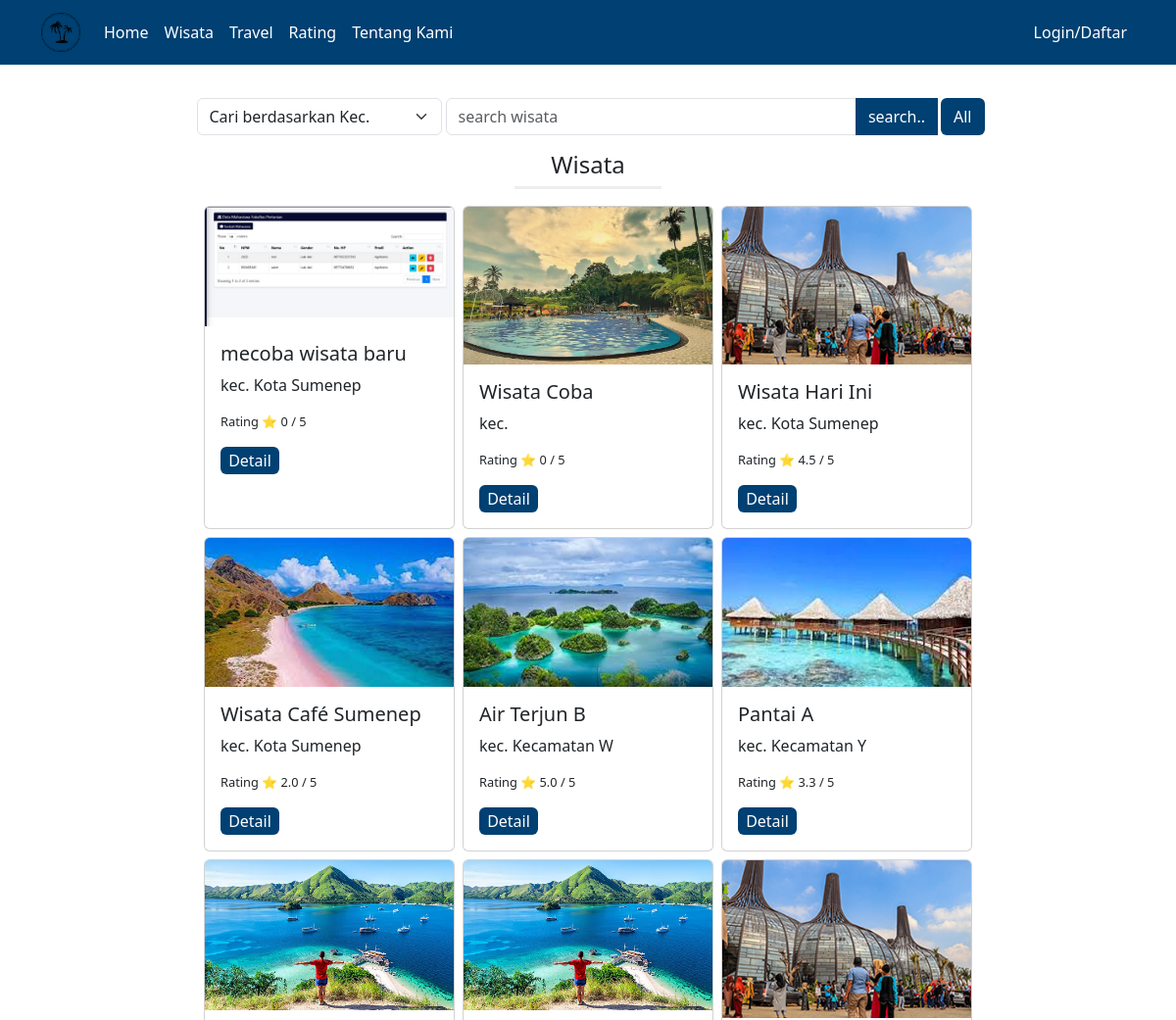
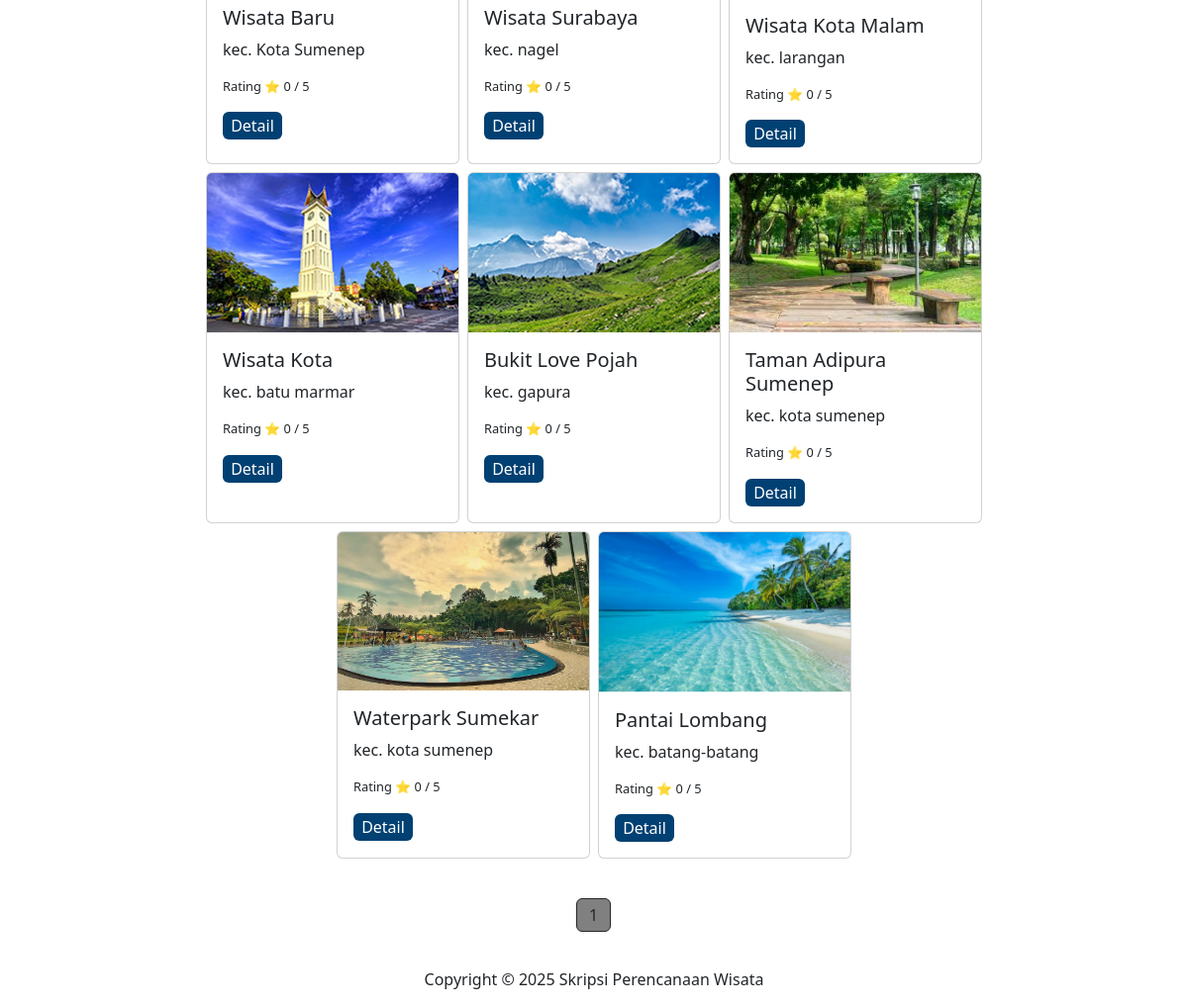
Page /index.php?page=wisata on the committed database (2 pictures, top to bottom).
### tables this page shows
CREATE TABLE `wisata` (
  `id` int(11) NOT NULL,
  `nama_wisata` varchar(255) DEFAULT NULL,
  `operasional` varchar(255) DEFAULT NULL,
  `harga_tiket` varchar(255) NOT NULL,
  `deskripsi` text DEFAULT NULL,
  `gambar` text DEFAULT NULL,
  `gambar1` text DEFAULT NULL,
  `gambar2` text DEFAULT NULL,
  `gambar3` text DEFAULT NULL,
  `gambar4` text DEFAULT NULL,
  `gambar5` text DEFAULT NULL,
  `gambar6` varchar(255) NOT NULL,
  `gambar7` varchar(255) NOT NULL,
  `gambar8` varchar(255) NOT NULL,
  `gambar9` varchar(255) NOT NULL,
  `kec` varchar(255) NOT NULL,
  `latlng` varchar(255) DEFAULT NULL,
  `kategori` varchar(255) NOT NULL,
  `status` varchar(255) NOT NULL,
  `created_at` timestamp NOT NULL DEFAULT current_timestamp(),
  `updated-at` timestamp NOT NULL DEFAULT current_timestamp()
);

### management_page/wisata.php (the view, shortened to what this page needs)
<?php
$data_per_halaman = 16;
$query_jumlah_data = mysqli_query($koneksi, "SELECT COUNT(*) AS total FROM wisata");
$row_jumlah_data = mysqli_fetch_assoc($query_jumlah_data);
$total_data = $row_jumlah_data['total'];
$total_halaman = ceil($total_data / $data_per_halaman);
$halaman_saat_ini = isset($_GET['halaman']) ? $_GET['halaman'] : 1;
$mulai_data = ($halaman_saat_ini - 1) * $data_per_halaman;
if (isset($_POST['cari'])) {
    $kec = $_POST['kec'];
    $wisata = $_POST['wisata'];
    $kec = mysqli_real_escape_string($koneksi, $kec);
    $wisata = mysqli_real_escape_string($koneksi, $wisata);
    $query_wisata = "SELECT wisata.id,nama_wisata,kec,wisata.gambar,  FORMAT(SUM(rating) / COUNT(komentar.id), 1) as rating FROM wisata LEFT JOIN komentar ON wisata.id=komentar.wisata_id WHERE 1=1 ";
    if (!empty($kec)) {
        $query_wisata .= "AND kec='$kec' ";
    }
    if (!empty($wisata)) {
        $query_wisata .= "AND nama_wisata LIKE '%$wisata%' ";
    }
    $query_wisata .= "GROUP BY wisata.id ORDER BY wisata.id DESC LIMIT $mulai_data, $data_per_halaman";
    $query_wisata = mysqli_query($koneksi, $query_wisata);
} else {
    $query_wisata = mysqli_query($koneksi, "SELECT wisata.id,nama_wisata,kec,wisata.gambar,  FORMAT(SUM(rating) / COUNT(komentar.id), 1) as rating  FROM wisata LEFT JOIN komentar ON wisata.id=komentar.wisata_id GROUP BY wisata.id ORDER BY id DESC LIMIT $mulai_data, $data_per_halaman");
}
?>
<form action="" method="post">
    <div class="search input-group mb-3">
        <div>
            <select class="form-select search-combo" name="kec" id="kec-pc" aria-label="Default select example">
                <option value="" selected>Cari berdasarkan Kec.</option>
            </select>
        </div>
        <div class="input-group cari">
            <input type="text" class="form-control" name="wisata" placeholder="search wisata" aria-label="search wisata"
                aria-describedby="basic-addon2">
            <button class="input-group-text btn text-white" style="background-color:#004072;" type="submit" name="cari">search..</button>
            <a href="index.php?page=wisata">
                <button class="btn text-white ms-1" style="background-color:#004072;">All</button>
            </a>
        </div>
    </div>
</form>
<center>
    <h2 id="h2">Wisata</h2>
</center>
<div class="kotak-wisata col-11">
    <?php
    while ($row = mysqli_fetch_assoc($query_wisata)) {
        ?>
        <div class="card">
            <img src="./assets/images/wisata/<?= $row['gambar']; ?>" class="card-img-top" alt="...">
            <div class="card-body">
                <h5 class="card-title"><?= $row['nama_wisata']; ?></h5>
                <p class="card-text" style="display:block;">kec. <?= $row['kec']; ?>
                <p style="font-size: 0.8em;" class="card-info">Rating ⭐ <?= $row['rating'] ?? 0 ?> / 5</p>
                <a style="display:block; padding: 1px; width:60px; margin-top:3px; background-color:#004072;" href="?page=detail&id=<?= $row['id']; ?>" class="btn text-white">Detail</a>
            </div>
        </div>
    <?php } ?>
</div>
<div id="kotak-pagination">
    <nav aria-label="Page navigation example"  style="display: flex; justify-content: center; margin-bottom:20px;">
        <ul class="pagination">
            <?php for ($i = 1; $i <= $total_halaman; $i++) { ?>
                <li class="page-item <?= ($i == $halaman_saat_ini) ? 'active' : '' ?>">
                    <a class="page-link" href="?page=wisata&halaman=<?= $i ?>"><?= $i ?></a>
                </li>
            <?php } ?>
        </ul>
    </nav>
</div>

### assets/css/style.css (style rules this page uses)
.search { width: 900px; margin: auto; margin-top: 90px; display: flex; justify-content: center; }
#kec-pc { width: 250px; margin-right: 5px; margin-left: 5px; }
.cari { width: 350px; }
.kotak-wisata { width: 79%; display: flex; justify-content: center; margin: auto; margin-top: 17px; gap: 8px; flex-wrap: wrap; margin-bottom: 40px; }
.kotak-wisata .card { width: 16rem; transition: 0.3s; }
#h2 { font-size: 24px; margin-top: 10px; width: 150px; padding-bottom: 7px; border-bottom: 3px solid rgb(238, 238, 238); }

### assets/css/travel.css (style rules this page uses)
.search { width: 900px; margin: auto; margin-top: 100px; }
#kec-pc { width: 250px; margin-right: 5px; margin-left: 5px; }
.cari { width: 550px; }
#h2 { margin-top: 10px; }

### index.php (style rules this page uses)
.page-link { position: relative; display: block; padding: .5rem .75rem; margin-left: -1px; line-height: 1; color: #262626 !important; background-color: #f2f2f2 !important; border: 1px solid #262626 !important; }
.page-item.active .page-link { z-index: 3; color: #fff; background-color: #808080 !important; border-color: #353535; }

### rows in the picture
wisata: gambar (picture), nama_wisata "mecoba wisata baru", kec "Kota Sumenep", rating "0"
wisata: gambar (picture), nama_wisata "Wisata Coba", rating "0"
wisata: gambar (picture), nama_wisata "Wisata Hari Ini", kec "Kota Sumenep", rating "4.5"
wisata: gambar (picture), nama_wisata "Wisata Café Sumenep", kec "Kota Sumenep", rating "2.0"
wisata: gambar (picture), nama_wisata "Air Terjun B", kec "Kecamatan W", rating "5.0"
wisata: gambar (picture), nama_wisata "Pantai A", kec "Kecamatan Y", rating "3.3"
wisata: gambar (picture), nama_wisata "Wisata Baru", kec "Kota Sumenep", rating "0"
wisata: gambar (picture), nama_wisata "Wisata Surabaya", kec "nagel", rating "0"
wisata: gambar (picture), nama_wisata "Wisata Kota Malam", kec "larangan", rating "0", $row['id'] 6 (drawn)
wisata: gambar (picture), nama_wisata "Wisata Kota", kec "batu marmar", rating "0"
wisata: gambar (picture), nama_wisata "Bukit Love Pojah", kec "gapura", rating "0"
wisata: gambar (picture), nama_wisata "Taman Adipura Sumenep", kec "kota sumenep", rating "0"
wisata: gambar (picture), nama_wisata "Waterpark Sumekar", kec "kota sumenep", rating "0"
wisata: gambar (picture), nama_wisata "Pantai Lombang", kec "batang-batang", rating "0"
